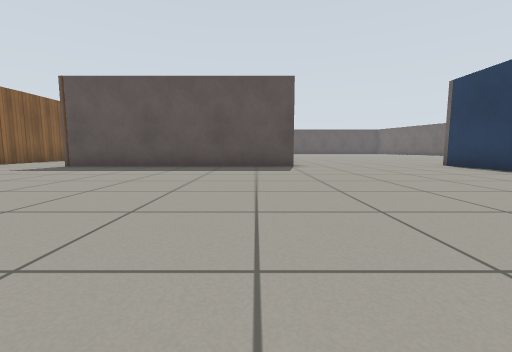
View 1 (above)

23 first-person views from a walk through a Gazebo world. The camera is 0.5 m above the floor, tilts 6° down and sees 90° across. The floor is counted in squares, 1 m on a side. Each view is taken from the middle of a square. On the plan, view 1 faces up. The plan holds only what a view shows up to about 9 squares ahead; the rest is blank. The place goes on beyond the plan. Gazebo's built-in surfaces are drawn with simple patterns.

View 2
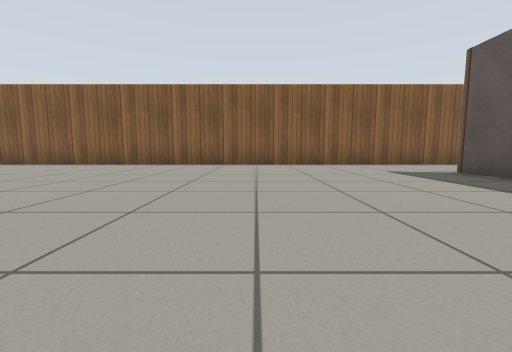

View 3
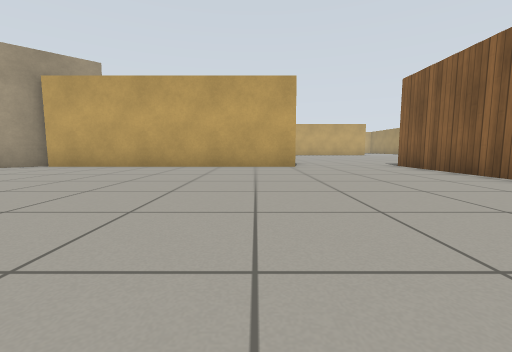

View 4
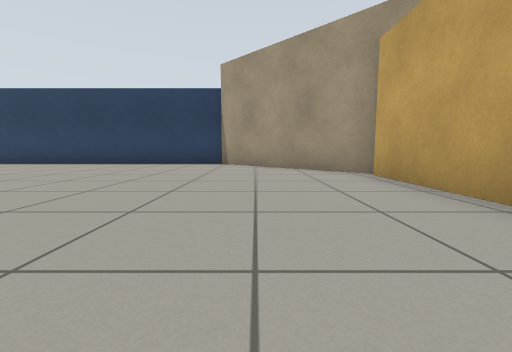

View 5
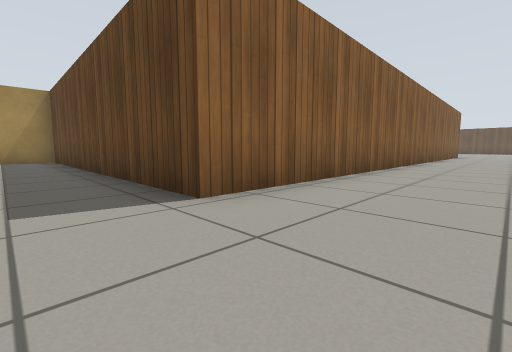

View 6
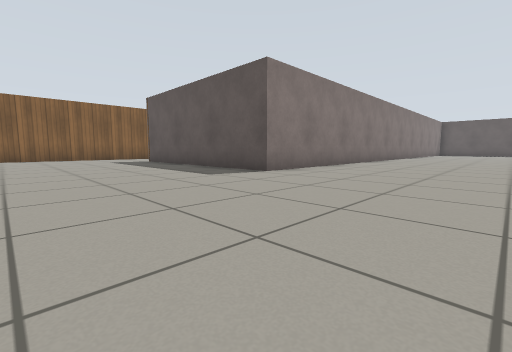

View 7
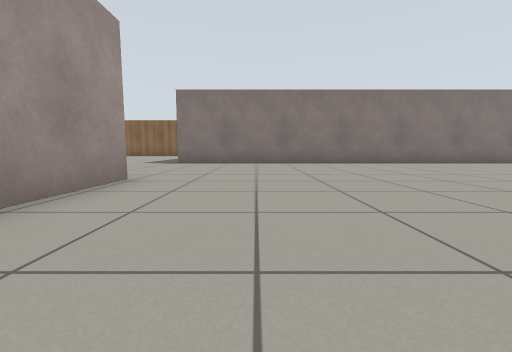

View 8
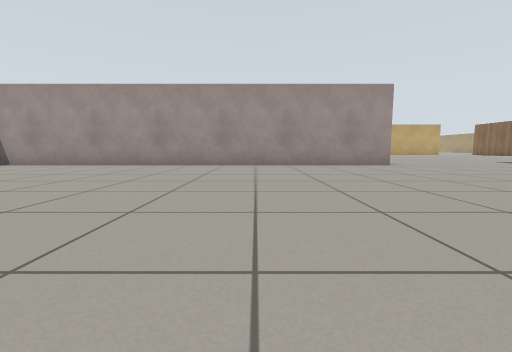

View 9
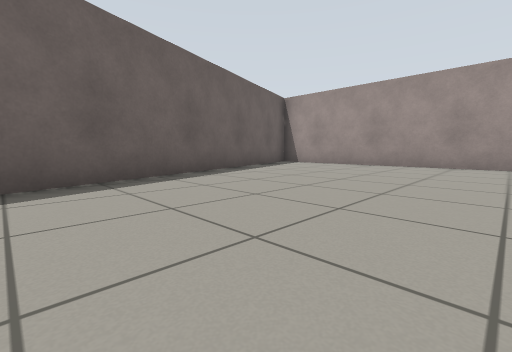

View 10
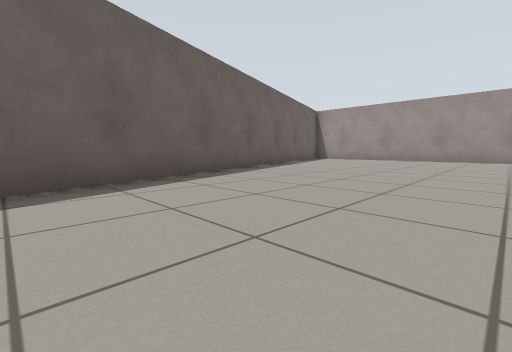

View 11
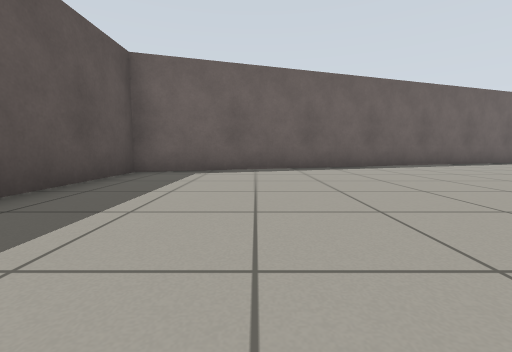

View 12
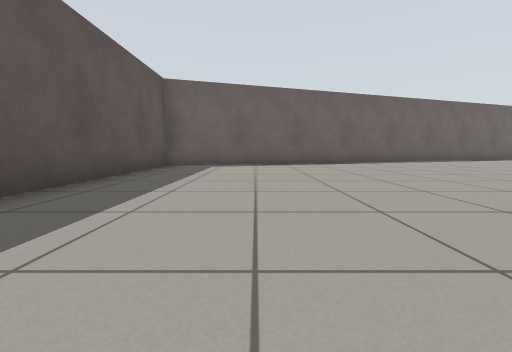

View 13
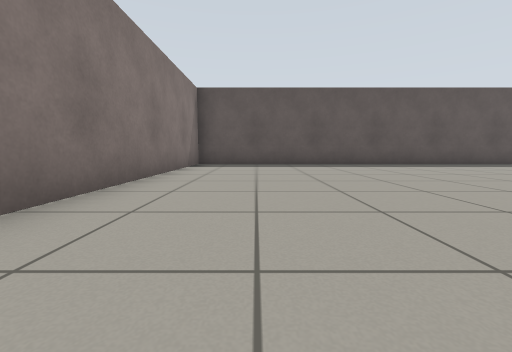

View 14
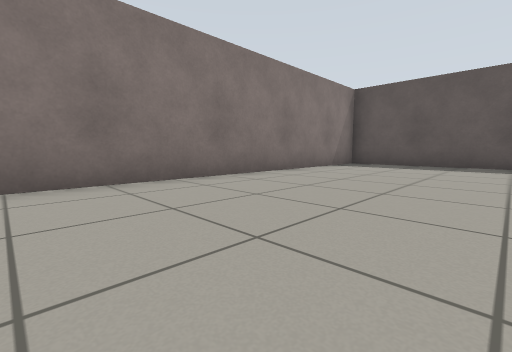

View 15
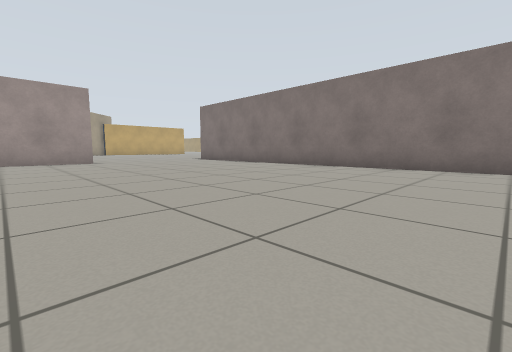

View 16
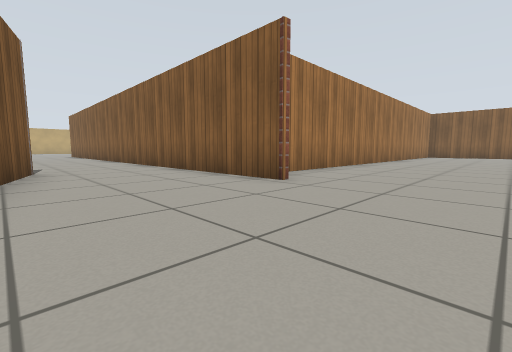

View 17
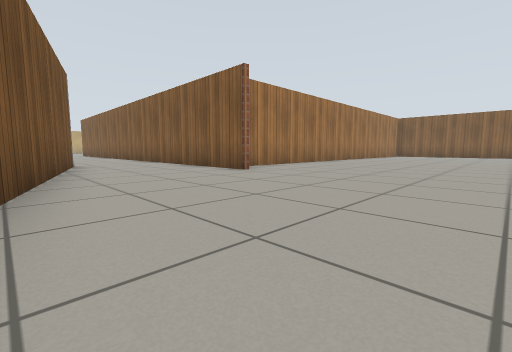

View 18
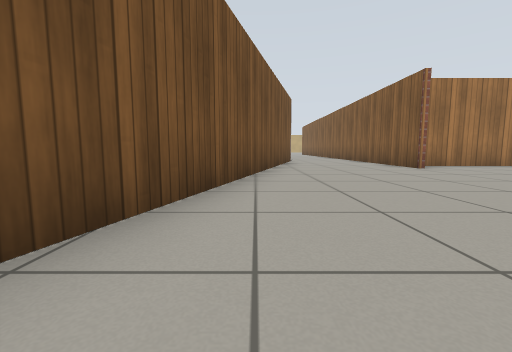

View 19
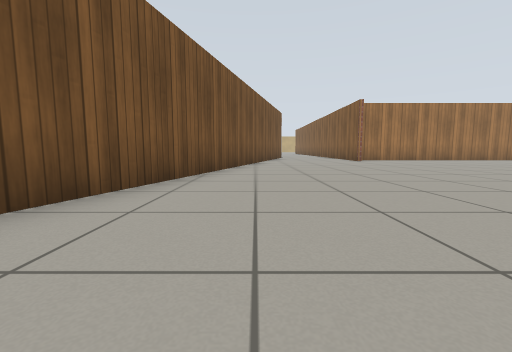

View 20
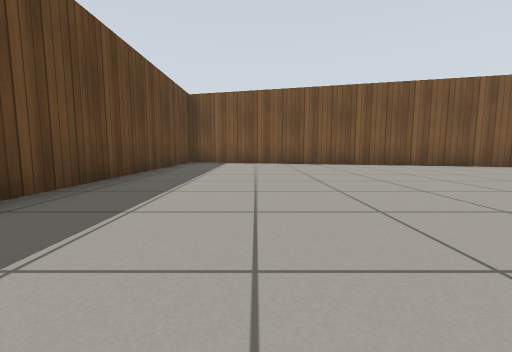

View 21
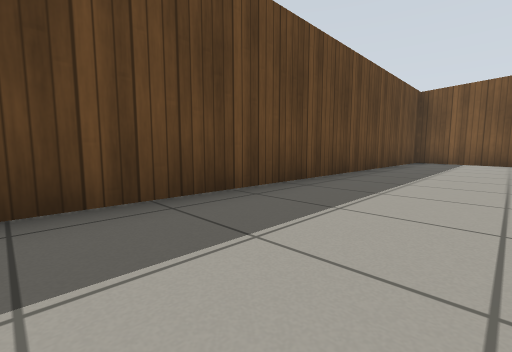

View 22
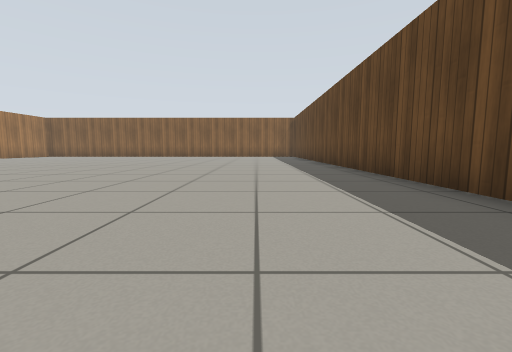

View 23
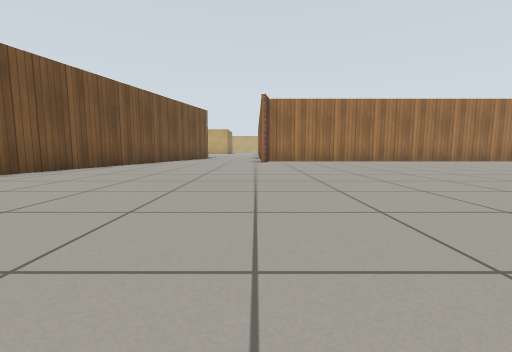

### Floor plan
Points are (right, up) in squares from view 1. A wall is a line through its corners. A room is listed if a view was taken in it or the views show most of it. See-through windows are left out.
Room 1 (views 1, 2, 3, 4, 5, 6)
walls: (-5.1, -5.3) (2, -5.3); (2, -5.5) (5.7, -1.8) (5.7, 7.8); (1.1, 9.5) (1.1, 7.3) (-5.5, 7.3) (-4.7, 10.2); (-8.2, 11.5) (-8.2, -5.6) (-15.5, -5.6)
ways out: opening at (4, 9) to room 2; opening at (-6.5, 11.5) to room 3
Room 2 (views 7, 8, 9, 10, 11, 12, 13, 14, 15)
walls: (5.7, 7.8) (18.3, 7.8); (18.1, 9.2) (12.5, 26.6) (1.1, 26.6) (1.1, 9.5)
ways out: opening at (4, 9) to room 1
Room 3 (views 16, 17, 18, 19, 20, 21, 22, 23)
walls: (-4.7, 10.2) (-0.3, 26.5) (-15.3, 26.5); (-14.5, 10.5) (-8.9, 10.5)
ways out: opening at (-6.5, 11.5) to room 1

Positions as (right, up) in squares from view 1, and headings:
1: (0, 0), facing up
2: (0, 3), facing left
3: (-4, 2), facing down
4: (-3, -3), facing right
5: (-6, -7), facing up-left
6: (5, 3), facing up-left
7: (10, 10), facing left
8: (10, 16), facing down
9: (12, 16), facing down-right
10: (11, 20), facing down-right
11: (7, 24), facing right
12: (5, 24), facing right
13: (3, 18), facing up
14: (5, 18), facing up-left
15: (8, 18), facing down-left
16: (-5, 14), facing down-left
17: (-4, 16), facing down-left
18: (-4, 18), facing down
19: (-4, 22), facing down
20: (-10, 24), facing right
21: (-11, 24), facing up-right
22: (-6, 24), facing left
23: (-8, 21), facing down
